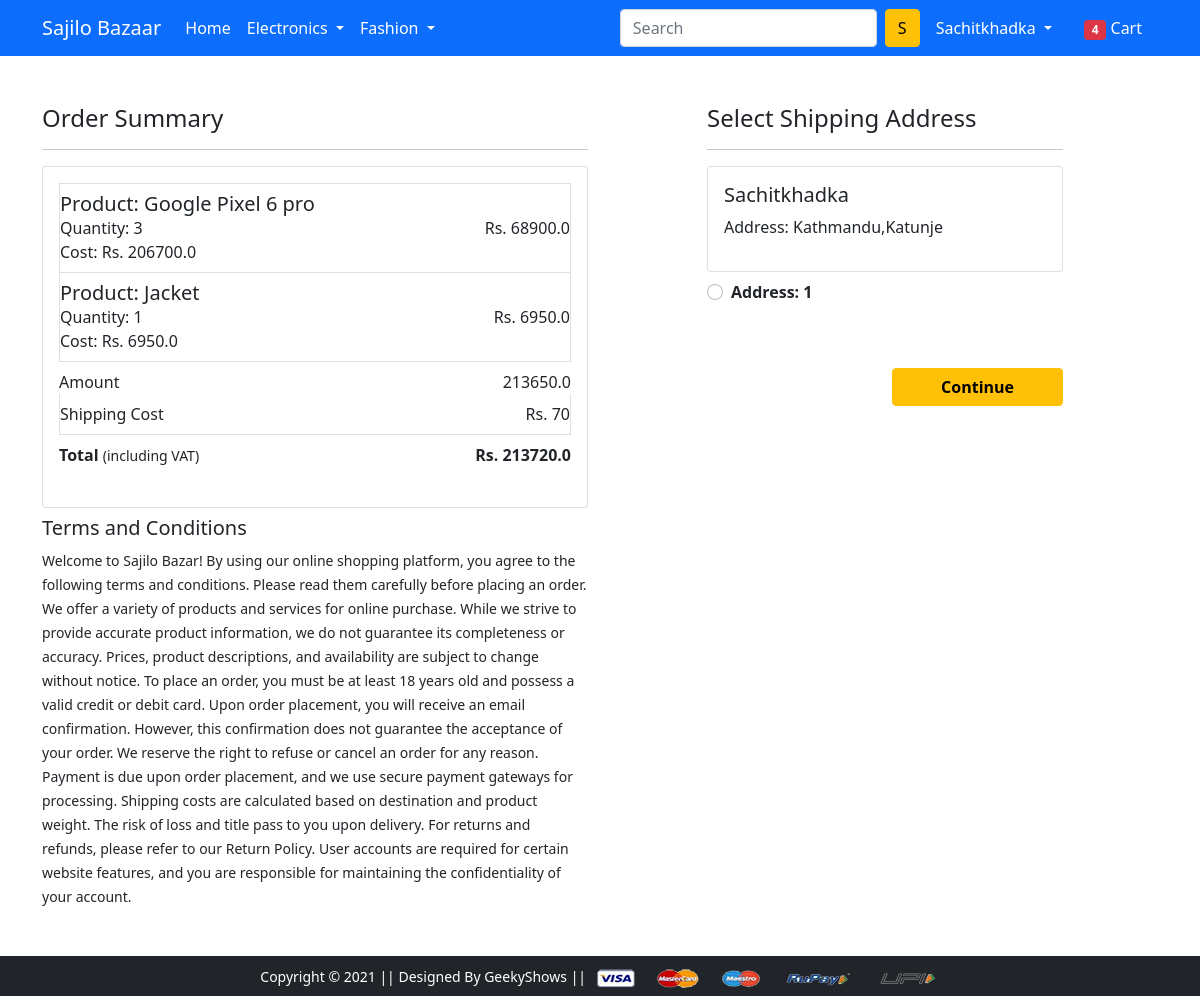
/checkout/ (signed in), run on an earlier commit of the app's database.
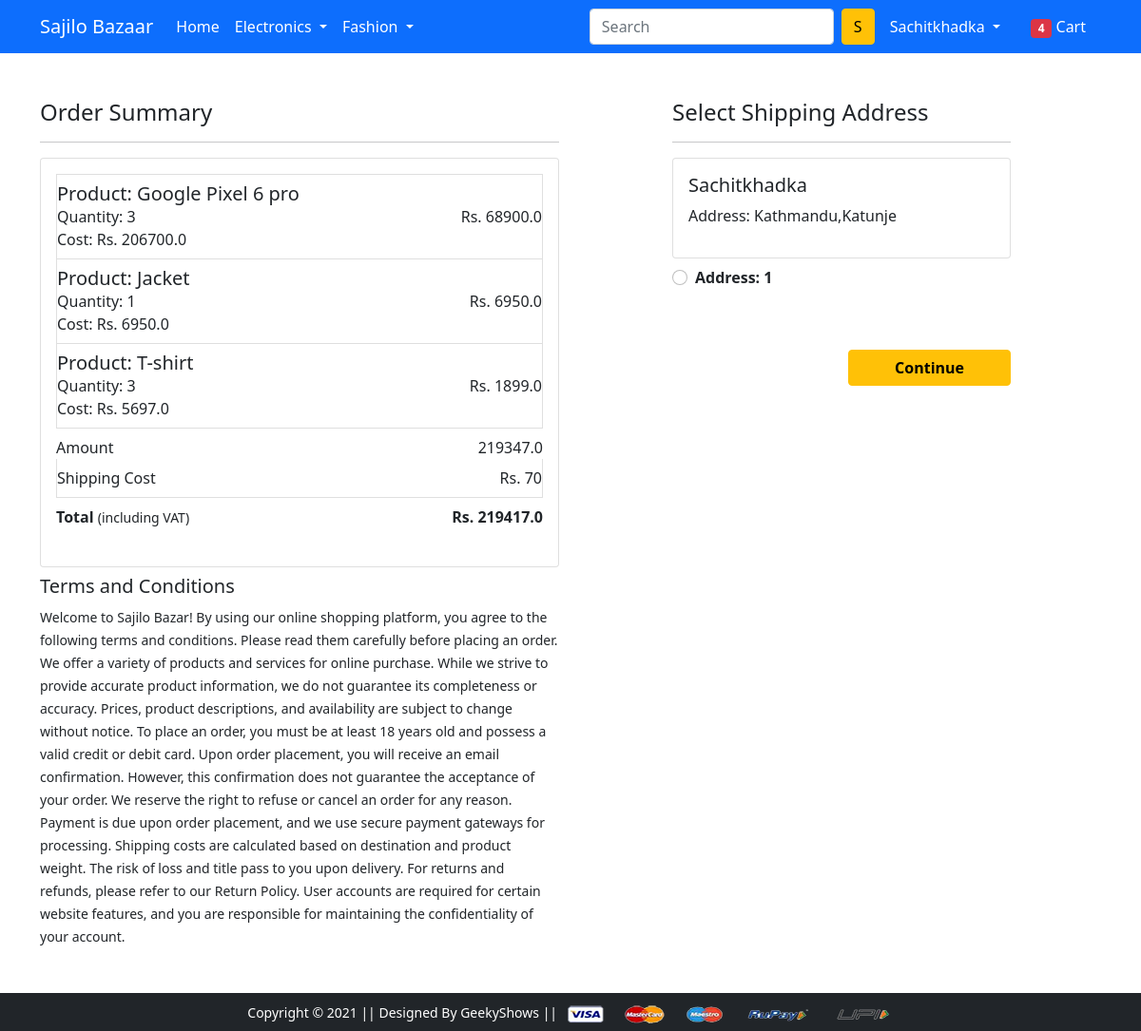
And on a later commit of the database.
### app/models.py (models this page shows, shortened)
class Cart(models.Model):
    user=models.ForeignKey(User,on_delete=models.CASCADE)
    product=models.ForeignKey(Product,on_delete=models.CASCADE)
    quantity=models.PositiveIntegerField(default=1)
    @property
    def total_cost(self):
        return str(self.quantity*self.product.discounted_price)

class Product(models.Model):
    title=models.CharField(max_length=100)
    selling_price=models.FloatField()
    discounted_price=models.FloatField()
    description=models.TextField()
    brand=models.CharField(max_length=100)
    category=models.CharField(choices=Category_Choices,max_length=100)
    product_image=models.ImageField(upload_to='productimg')

class Customer(models.Model):
    user=models.ForeignKey(User,on_delete=models.CASCADE)
    name=models.CharField(max_length=100)
    locality=models.CharField(max_length=200)
    city=models.CharField(max_length=100)
    zipcode=models.IntegerField()
    district=models.CharField(choices=District_Choices,max_length=100)

### app/views.py (the view)
# urls.py: path('checkout/',views.checkout,name='checkout'),
def checkout(request):
 user=request.user
 customers=Customer.objects.filter(user=user)
 carts=Cart.objects.filter(user=user)
 amount=0
 total_amount=0
 shipping_amount=70
 cart_list=[p for p in Cart.objects.all() if p.user==user]
 for items in cart_list:
  amt=items.quantity*items.product.discounted_price
  amount+=amt
  total_amount=amount+shipping_amount
 return render(request, 'app/checkout.html',{
  'amount':amount,
  'total_amount':total_amount,
  'customers':customers,
  'carts':carts,
  'shipping_amount':shipping_amount,
 })

### app/templates/app/checkout.html (shortened to what this page needs)
{% extends 'app/base.html' %}
{% load static %}
{% block main-content %}
<div class="container">
 <div class="row mt-5">
  <div class="col-sm-6">
    <h4>Order Summary</h4>
    <hr>
    <div class="card mb-2">
      <div class="card-body">
        {% for cart in carts %}
        <li class="list-group-item d-flex justify-content-between align-items-center px-0">
          <div>
              <h5 class="mb-0">Product: {{cart.product.title}}</h5>
              <p class="mb-0">Quantity: {{cart.quantity}}</p>
              <p class="mb-0">Cost: Rs. {{cart.total_cost}}</p>
          </div>
          <span>Rs. {{cart.product.discounted_price}}</span>
        </li>
        {% endfor %}
        <ul class="list-group">
          <li class="list-group-item d-flex justify-content-between align-items-center border-0 px-0 pb-0">Amount<span id="amount">{{amount}}</span></li>
          <li class="list-group-item d-flex justify-content-between align-items-center px-0">Shipping Cost<span>Rs. {{shipping_amount}}</span></li>
          <li class="list-group-item d-flex justify-content-between align-items-center border-0 px-0 mb-3">
              <div>
                  <strong>Total</strong> <small>(including VAT)</small>
              </div>
              <span><strong id="total_amount">Rs. {{total_amount}}</strong></span>
          </li>
        </ul>
      </div>
    </div>
    <small>
      <h5>Terms and Conditions</h5>
      Welcome to Sajilo Bazar! By using our online shopping platform, you agree to the following terms and conditions. Please read them carefully before placing an order.
      We offer a variety of products and services for online purchase. While we strive to provide accurate product information, we do not guarantee its completeness or accuracy. Prices, product descriptions, and availability are subject to change without notice.
      To place an order, you must be at least 18 years old and possess a valid credit or debit card. Upon order placement, you will receive an email confirmation. However, this confirmation does not guarantee the acceptance of your order. We reserve the right to refuse or cancel an order for any reason.
      Payment is due upon order placement, and we use secure payment gateways for processing. Shipping costs are calculated based on destination and product weight. The risk of loss and title pass to you upon delivery.
      For returns and refunds, please refer to our Return Policy. User accounts are required for certain website features, and you are responsible for maintaining the confidentiality of your account.</small>
  </div>
  <div class="col-sm-4 offset-sm-1">
    <h4>Select Shipping Address</h4>
    <form action="/orders/" method="post">
      <hr>
      {% for customer in customers %}
          <div class="card">
            <div class="card-body">
              <h5 class="text-capitalize">{{customer.user}}</h5>
              <p>Address: {{customer.city}},{{customer.locality}}</p>
            </div>
          </div>
          <div class="form-check mt-2 mb-5">
            <input class="form-check-input" name="customer_id" id="customer_id" type="radio" value="{{customer.id}}">
            <label class="form-check-label fw-bold" for="">
              Address: 1 </label>
          </div>
          <div class="text-end">
            <button type="submit" class="btn btn-warning mt-3 px-5 fw-bold">Continue</button>
          </div>
      {% endfor %}
    </form>
  </div>
 </div>
</div>
{% endblock main-content %}

What changed in the data, as far as the page shows it:
added Cart: product "T-shirt", quantity "3", total_cost "5697.0", product.discounted_price "1899.0"
Also different on the page:
{{ amount }}: "213650.0" → "219347.0"
{{ total_amount }}: "213720.0" → "219417.0"
